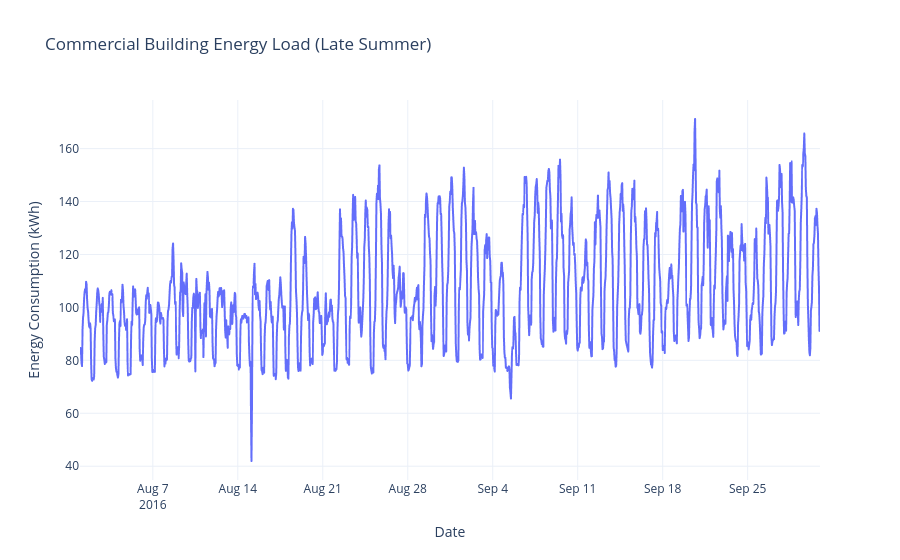

The notebook cell this image was saved under:
### Markdown cell above
## The Macro View
Commercial buildings are subject to peak-demand pricing. By visualizing the macro trends, we can identify baseline loads versus peak loads

### Code cell
# Plot a 2-month slice to clearly see daily and weekly rhythms
df_slice = df.loc['2016-08-01':'2016-09-30']

fig = px.line(
    df_slice, 
    y='energy_kwh', 
    title='Commercial Building Energy Load (Late Summer)',
    labels={'datetime': 'Date', 'energy_kwh': 'Energy Consumption (kWh)'}
)
fig.update_layout(template='plotly_white')
fig.show()

### Figure 1 — Plotly figure (JSON) as saved in the notebook; plotly's stock layout.template omitted (floating-point values rounded to 4 significant figures; data arrays with more than 128 entries replaced by an {"elided": "..."} marker saying what was removed)
{"data": [{"hovertemplate": "Date=%{x}<br>Energy Consumption (kWh)=%{y}<extra></extra>", "legendgroup": "", "line": {"color": "#636efa", "dash": "solid"}, "marker": {"symbol": "circle"}, "mode": "lines", "name": "", "showlegend": false, "type": "scattergl", "x": {"elided": "1464 str values"}, "xaxis": "x", "y": {"elided": "1464 float values"}, "yaxis": "y"}], "layout": {"legend": {"tracegroupgap": 0}, "title": {"text": "Commercial Building Energy Load (Late Summer)"}, "xaxis": {"anchor": "y", "domain": [0, 1], "title": {"text": "Date"}}, "yaxis": {"anchor": "x", "domain": [0, 1], "title": {"text": "Energy Consumption (kWh)"}}}}
